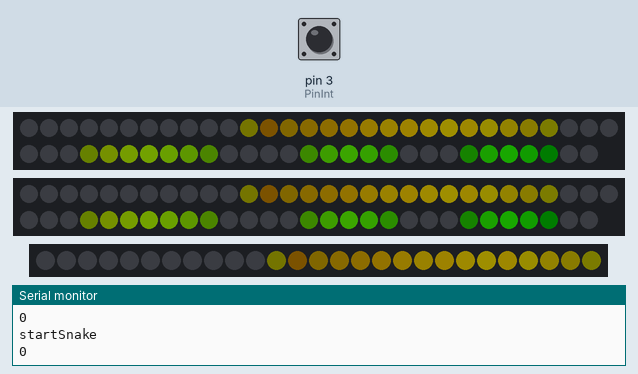
A sketch run on a simulated Arduino Uno, built with avr-gcc and run on an emulated ATmega328P. On the bench: 2 × 59 RGB LEDs in strip order, left to right, continuing on the next row, 27 RGB LEDs in strip order, left to right, the last lines printed to the serial monitor. The test bench sets the inputs (shaded band); at power-on: pin 3 (PinInt) HIGH. Dim RGB values are drawn brighter than linear.

Above: at 1.2 s.
1.3 s: pin 3 (PinInt) pulled LOW for 0.15 s
At 1.73 s:
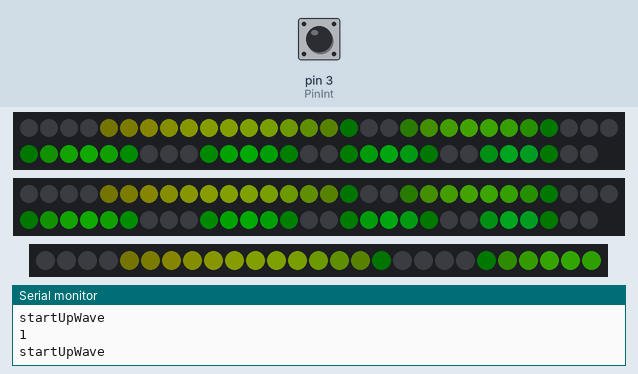
2.0 s: pin 3 (PinInt) pulled LOW for 1 s
At 2.6 s:
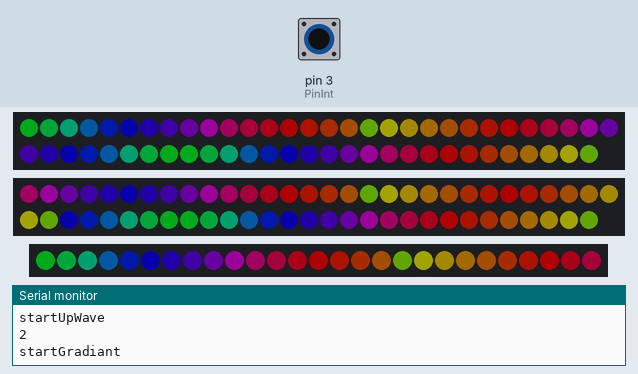
3.6 s: pin 3 (PinInt) pulled LOW for 0.15 s
At 4.1 s:
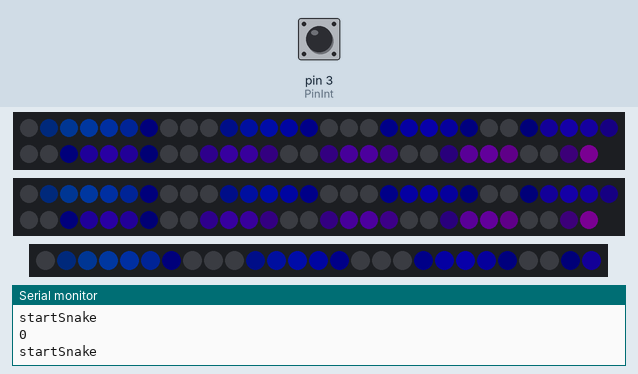
4.3 s: pin 3 (PinInt) pulled LOW for 3.2 s
At 4.73 s:
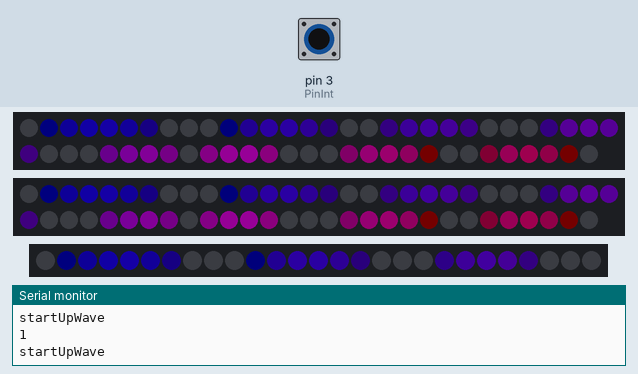
8.1 s: pin 3 (PinInt) pulled LOW for 0.15 s
8.8 s: pin 3 (PinInt) pulled LOW for 1 s
At 9.29 s:
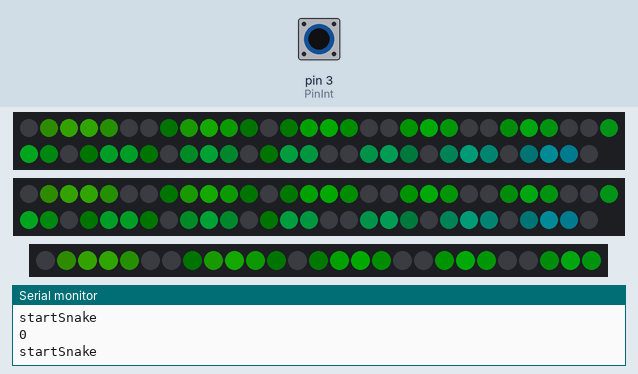

The sketch:

Fur_Coat_FastLed.ino
```cpp
#include "FastLED.h"

#define PINL 7
#define PINR 9
#define PINM 8

// How the leds destributed in each side of the vest
#define NUMPIXELS1       17
#define NUMPIXELS2      21
#define NUMPIXELS3      21

#define NUMPIXELS_M     27

#define PinInt 3 //interrupt pin - attach the button here

#define NUMOFPIXELSIDE  NUMPIXELS1+NUMPIXELS2+NUMPIXELS3
// Define the array of leds
CRGB ledsOutlineL[NUMOFPIXELSIDE];
CRGB ledsOutlineR[NUMOFPIXELSIDE];
CRGB ledsOutlineM[NUMPIXELS_M];

int max_pix;
volatile int state = 0;
/////////////////////////////////////////////////////////////////
void setup() {
/////////////////////////////////////////////////////////////////
  Serial.begin(9600);
  Serial.println("resetting");
  LEDS.addLeds<NEOPIXEL,PINL>(ledsOutlineL,NUMOFPIXELSIDE);
  LEDS.addLeds<NEOPIXEL,PINR>(ledsOutlineR,NUMOFPIXELSIDE);
  LEDS.addLeds<NEOPIXEL,PINM>(ledsOutlineM,NUMPIXELS_M);
  LEDS.setBrightness(54);
  pinMode(PinInt, INPUT_PULLUP);
  attachInterrupt(digitalPinToInterrupt(PinInt), OnInterupt, FALLING);
  max_pix = max(NUMPIXELS1,NUMPIXELS2);
  max_pix = max(max_pix,NUMPIXELS3);
}

/////////////////////////////////////////////////////////////////
void outlineWave() {
/////////////////////////////////////////////////////////////////
  unsigned long now = millis();
  outlineWaveStrip(now,0,NUMOFPIXELSIDE,ledsOutlineL);
  outlineWaveStrip(now,0,NUMOFPIXELSIDE,ledsOutlineR);
  outlineWaveStrip(now,0,NUMPIXELS_M,ledsOutlineM);

}
/////////////////////////////////////////////////////////////////
void outlineWaveStrip(unsigned long now,int start_pixel, int numOfPixels,CRGB * ledsOutline) {
/////////////////////////////////////////////////////////////////
  uint8_t offset = 0;
  for(int i = start_pixel; i < start_pixel+numOfPixels; i++) {
    // note about math: 1 cycle of a wave is in the range 0-255
    // so millis / divider will take 256*divider milliseconds for a complete cycle
    //uint8_t wave = quadwave8(millis()/13+i*11);
    offset += scale8(quadwave8(add8(now/117, i)), 37);
    offset += scale8(quadwave8(add8(now/29, i)), 23);
    uint8_t wave = quadwave8(offset);

    // Set the i'th led to red
    ledsOutline[i] = CHSV(add8(i,now/27), 255, qsub8(wave,20));
  }
}
/////////////////////////////////////////////////////////////////
void loop() {
/////////////////////////////////////////////////////////////////
  Serial.println(state);
  if (state == 0) {
    Serial.println("startSnake");
    startSnake();
  } else if (state == 1) {
    Serial.println("startUpWave");
    startUpWave(0);
  } else if (state == 2) {
    Serial.println("startGradiant");
    //startUpWave(5);
    startGradiant(1,50,1);
  }
  FastLED.show();
  FastLED.delay(5);

}
/////////////////////////////////////////////////////////////////
void startGradiant(int color_jump, int delayval, bool one_direction) {
/////////////////////////////////////////////////////////////////
  int color_i =0;
  //int power_i = 0;
  int color_add =color_jump;
  //int power_add =power_jump;
  while (1) {
    if (state != 2) {
      return;
    }

    //    Serial.println(max_pix);
    color_i = (color_i +color_add) %255;
    if (!one_direction && color_i >= max_pix) {
        color_add = -color_jump;
    } else if (!one_direction && color_i <= 0) {
        color_add = color_jump;
    }
    gradiant(color_i);
    FastLED.show();
    FastLED.delay(delayval); // Delay for a period of time (in milliseconds).


    //Serial.println(color_i);
  }
}

/////////////////////////////////////////////////////////////////
// gradiant:
//   color_i - color changing from the index base color (for color movement)
//   strip - 0 - both strips; 1 - strip 1; 2 - strip 2
//   line  - 0 - all the lines ; 1 - line 1; 2 - line 2; 3- line 3 (ecery strip has 3 lines: up-down-up
/////////////////////////////////////////////////////////////////
void gradiant(int color_i) {
/////////////////////////////////////////////////////////////////
  for(int i=0;i<max_pix;i++){
    // FIRST LINE
    if (i<NUMPIXELS1) {
      setLed(ledsOutlineL,i,i+color_i);
      setLed(ledsOutlineM,i,i+color_i);
      setLed(ledsOutlineR,i,i+color_i);
    }

    // SECOND LINE
    int index= NUMPIXELS1+NUMPIXELS2-1-i;
    if (index>=NUMPIXELS1 && index <= NUMPIXELS1+NUMPIXELS2) {
      setLed(ledsOutlineL,index,i+color_i);
      setLed(ledsOutlineM,index,i+color_i);
      setLed(ledsOutlineR,index,i+color_i);
    }


    // THIRD LINE
     index= NUMPIXELS1+NUMPIXELS2+i;
     setLed(ledsOutlineL,index,i+color_i);
     setLed(ledsOutlineM,index,i+color_i);
     setLed(ledsOutlineR,index,i+color_i);
  }
}
/////////////////////////////////////////////////////////////////
void setLed(CRGB * ledsOutline, int i,int color_num) {
/////////////////////////////////////////////////////////////////
  color_num = (11*color_num)%255;
  //Serial.print("color_num ");
  //Serial.println(color_num);
  //Serial.print("i ");
  //Serial.println(i);
  ledsOutline[i] = CHSV(color_num, 255, 255);
}
/////////////////////////////////////////////////////////////////
void startSnake() {
/////////////////////////////////////////////////////////////////
  outlineWave();
}

/////////////////////////////////////////////////////////////////
void startUpWave(int add_delay) {
/////////////////////////////////////////////////////////////////
  unsigned long now = millis();
  outlineWaveStrip(now,0,NUMPIXELS1,ledsOutlineL);
  now += add_delay;
  outlineWaveStrip(now,NUMPIXELS1,NUMPIXELS2,ledsOutlineL);
  now += add_delay;
  outlineWaveStrip(now,NUMPIXELS1+NUMPIXELS2,NUMPIXELS3,ledsOutlineL);

  now += add_delay;
  outlineWaveStrip(now,0,NUMPIXELS1,ledsOutlineR);
  now += add_delay;
  outlineWaveStrip(now,NUMPIXELS1,NUMPIXELS2,ledsOutlineR);
  now += add_delay;
  outlineWaveStrip(now,NUMPIXELS1+NUMPIXELS2,NUMPIXELS3,ledsOutlineR);

  now += add_delay;
  outlineWaveStrip(now,0,NUMPIXELS_M,ledsOutlineM);
}

/////////////////////////////////////////////////////////////////
void OnInterupt() {
/////////////////////////////////////////////////////////////////
  cli();
  state = (state+1)%3;
  sei();
}
```

Measured:
- after the input at 2.0 s, the LEDs: first change at once (image 2 shows a later state)
- after the input at 8.8 s, the LEDs: change after 0.34 s (image 5)
